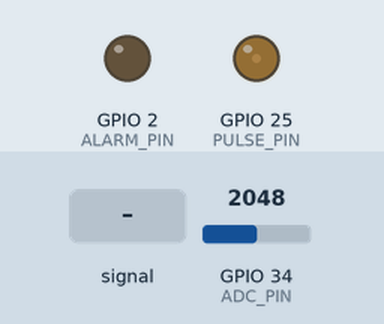
Recording of a sketch running on a simulated ESP32. Parts: output pins drawn as LEDs (lit = HIGH). The test bench sets the inputs (shaded band); at power-on: GPIO 34 (ADC_PIN) = 2048 (analog values on the 0–4095 scale). What the sketch prints to the serial monitor is not drawn.

Above: at 4.7 s.
4.8 s: GPIO 34 (ADC_PIN) fed a 200 Hz sine of ±1023 counts around its level
Timing chart, 0 to 7.8 s (numbered marks = the images above; inputs shaded):
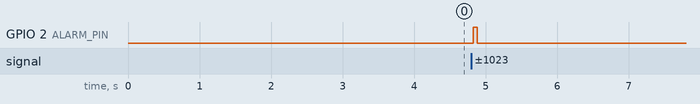

The sketch:

gsm_selftest.ino
```cpp
#include "gsm_detect.h"

const int ADC_PIN = 34;
const int ALARM_PIN = 2;
const int PULSE_PIN = 25;               // jumper GPIO25 -> GPIO34
const unsigned long SAMPLE_US = 125;    // 8 kHz

unsigned short buf[GSM_N];
float baseline = 0.0f;

void collectWindow(unsigned short *dst) {
  unsigned long next = micros();
  for (int i = 0; i < GSM_N; i++) {
    while ((long)(micros() - next) < 0) {}
    dst[i] = analogRead(ADC_PIN);
    next += SAMPLE_US;
  }
}

void startPulses() {
  // 216.67 Hz, 12.5 % duty = 577 us pulse every 4.615 ms
#if defined(ESP_ARDUINO_VERSION_MAJOR) && ESP_ARDUINO_VERSION_MAJOR >= 3
  ledcAttach(PULSE_PIN, 216.67, 10);
  ledcWrite(PULSE_PIN, 128);
#else
  ledcSetup(0, 216.67, 10);
  ledcAttachPin(PULSE_PIN, 0);
  ledcWrite(0, 128);
#endif
}

void setup() {
  Serial.begin(115200);
  pinMode(ALARM_PIN, OUTPUT);
  pinMode(PULSE_PIN, OUTPUT);
  digitalWrite(PULSE_PIN, LOW);
  analogReadResolution(12);
  analogSetPinAttenuation(ADC_PIN, ADC_11db);
  delay(500);
  collectWindow(buf);                   // baseline taken with pulses OFF
  float s = 0.0f;
  for (int i = 0; i < GSM_N; i++) s += buf[i];
  baseline = s / GSM_N;
  Serial.printf("baseline=%.1f counts. Starting test pulses in 3 s\n", baseline);
  delay(3000);
  startPulses();
}

void loop() {
  collectWindow(buf);
  float level, frac;
  int d = classify_window(buf, baseline, &level, &frac);
  digitalWrite(ALARM_PIN, d == DET_GSM);
  Serial.printf("level=%.1f frac=%.3f state=%d\n", level, frac, d);
}
```

gsm_detect.h
```cpp
#pragma once
#include <math.h>

#define GSM_N 480
#define GSM_K 13
#define LEVEL_THR_COUNTS 3.0f
#define FRAC_THR 0.08f

enum Detection { DET_NONE = 0, DET_LEVEL = 1, DET_GSM = 2 };

static float goertzel_power(const float *x, int n, int k) {
  float c = 2.0f * cosf(2.0f * (float)M_PI * k / n);
  float s1 = 0.0f, s2 = 0.0f;
  for (int i = 0; i < n; i++) {
    float s0 = x[i] + c * s1 - s2;
    s2 = s1;
    s1 = s0;
  }
  return s1 * s1 + s2 * s2 - c * s1 * s2;
}

static int classify_window(const unsigned short *raw, float baseline, float *level_out, float *frac_out) {
  static float ac[GSM_N];
  float mean = 0.0f;
  for (int i = 0; i < GSM_N; i++) mean += raw[i];
  mean /= GSM_N;
  float p_tot = 0.0f;
  for (int i = 0; i < GSM_N; i++) {
    ac[i] = raw[i] - mean;
    p_tot += ac[i] * ac[i];
  }
  float level = mean - baseline;
  float frac = 0.0f;
  if (p_tot > 0.0f) frac = (2.0f * goertzel_power(ac, GSM_N, GSM_K) / GSM_N) / p_tot;
  if (level_out) *level_out = level;
  if (frac_out) *frac_out = frac;
  if (level > LEVEL_THR_COUNTS && frac > FRAC_THR) return DET_GSM;
  if (level > LEVEL_THR_COUNTS) return DET_LEVEL;
  return DET_NONE;
}
```

Measured:
- after the input at 4.8 s, GPIO 2 (ALARM_PIN): LOW → HIGH at once, → LOW 0.06 s later
